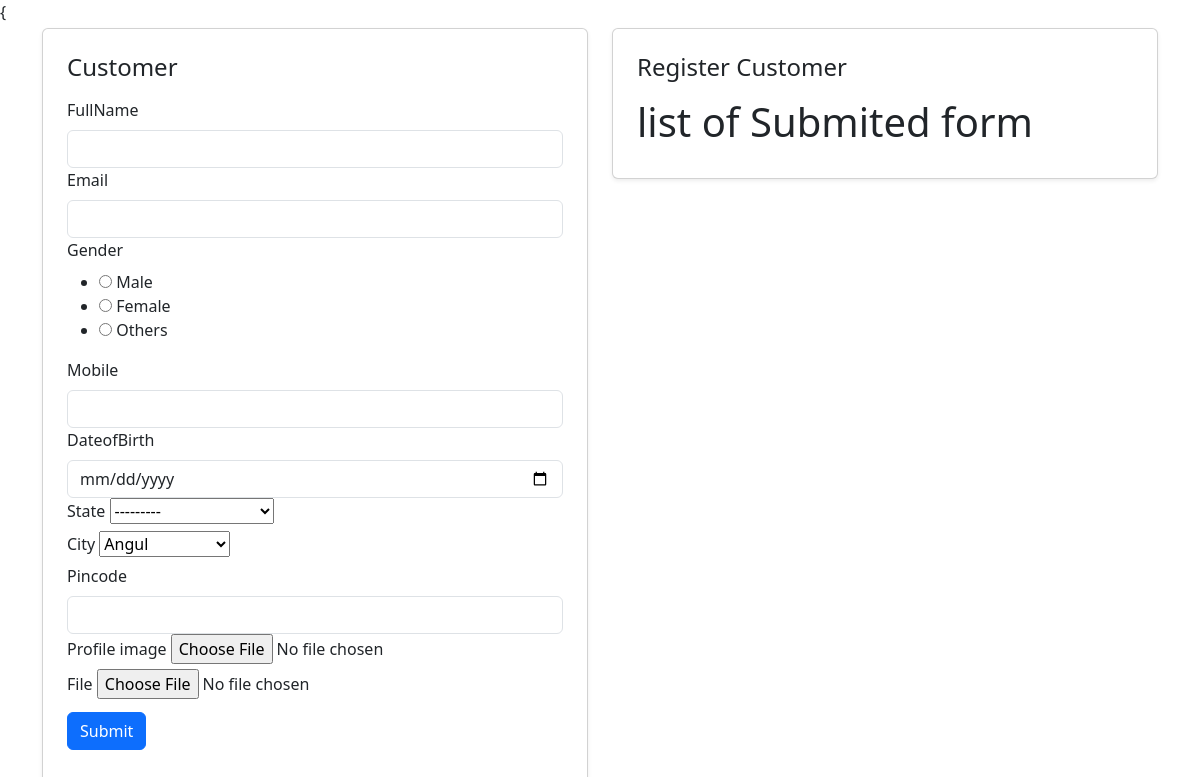
Before: / with the older database file.
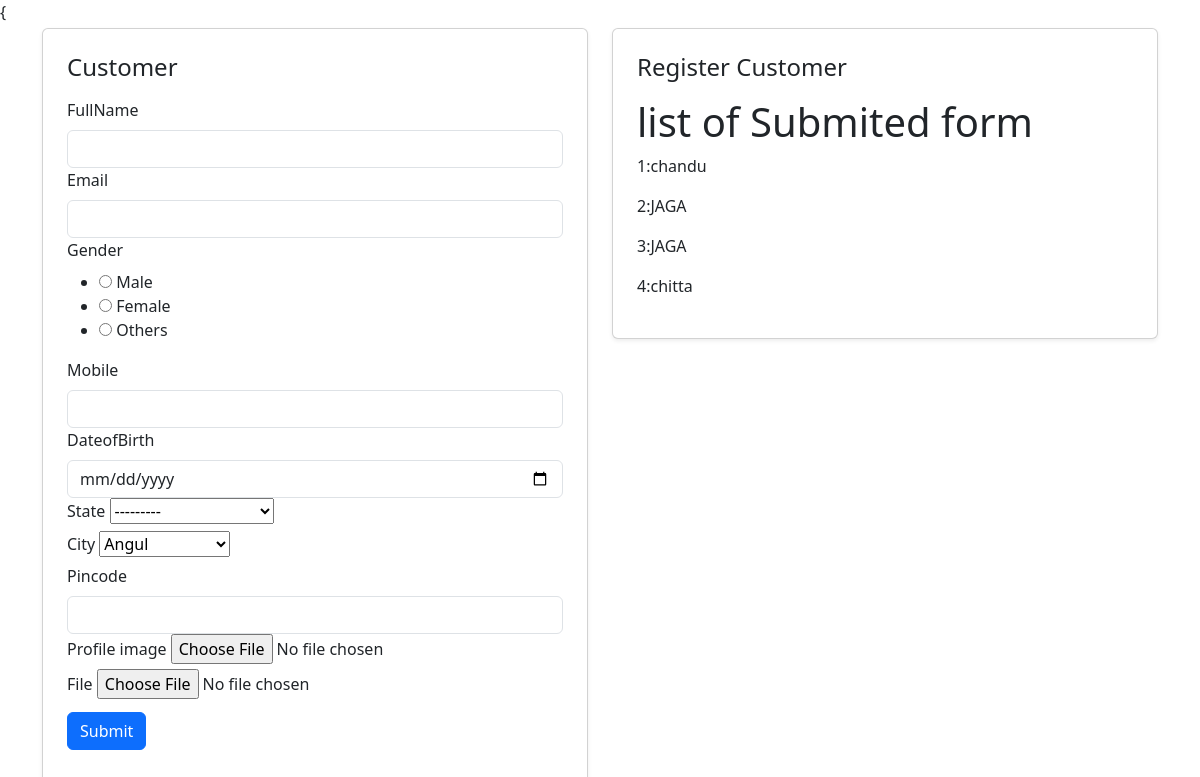
After: the same page with the newer database file.
### app/models.py (models this page shows, shortened)
class Super(models.Model):
    name = models.CharField(max_length =100)
    email = models.EmailField()
    gender = models.CharField(choices=Gender,max_length=10)
    mobile = models.CharField(max_length=10,
                              help_text='enter 10 digit mobile number',
                              validators=[RegexValidator(regex=r'^[6-9]\d{9}$')]
                              )
    dob = models.DateField(auto_now=False,auto_now_add=False)
    state = models.CharField(choices=STATE_CHOICES,max_length=50)
    city = models.CharField(max_length=50)
    pin = models.PositiveIntegerField(
        validators=[valid],
        help_text='enter 6 digit pin',)
    profile_image = models.ImageField(upload_to='profileimg',blank=True)
    file = models.FileField(upload_to='doc',blank=True)

### app/views.py (the view)
# urls.py: path('', ShowForm),
def ShowForm(request):
    cus = Super.objects.all()
    if request.method == 'POST':
        form = SuperForm(request.POST,request.FILES)
        if form.is_valid():
            form.save()
            return redirect('/')  # or redirect
    else:
        form = SuperForm()
    return render(request, 'app/home.html', {'form': form,'cus':cus})

### app/templates/app/home.html (shortened to what this page needs)
{ {% extends "app/base.html" %}}
{% block left-content %}
<form action="" method="POST" enctype="multipart/form-data" >
    <label for="{{form.name.id_for_label}}" class="form-label">{{ form.name.label }}</label>
     {{form.name}}
    <div>
        <label for="{{form.email.id_for_label}}" class="form-label">{{ form.email.label }}</label>
         {{form.email}}
    </div>
    <div>
        <label for="{{form.gender.id_for_label}}" class="form-label">{{ form.gender.label }}</label>
        {{form.gender}}
    </div>
    <div>
        <label for="{{form.mobile.id_for_label}}" class="form-label">{{ form.mobile.label }}</label>
        {{form.mobile}}
    </div>
    <div>
        <label for="{{form.dob.id_for_label}}" class="form-label">{{ form.dob.label }}</label>
        {{form.dob}}
    </div>
    <div>
        <label for="{{form.state.id_for_label}}" class="form-label">{{ form.state.label }}</label>
        {{form.state}}
    </div>
    <div>
        <label for="{{form.city.id_for_label}}" class="form-label">{{ form.city.label }}</label>
        {{form.city}}
    </div>
    <div>
        <label for="{{form.pin.id_for_label}}" class="form-label">{{ form.pin.label }}</label>
        {{form.pin}}
    </div>
    <div>
        <label for="{{form.profile_image.id_for_label}}" class="form-label">{{ form.profile_image.label }}</label>
        {{form.profile_image}}
    </div>
    <div>
        <label for="{{form.file.id_for_label}}" class="form-label">{{ form.file.label }}</label>
        {{form.file}}
    </div>
    <button type="submit" class="btn btn-primary mt-2">Submit</button>
</form>
{% endblock left-content%}
{% block right-content %}
<h1>list of Submited form</h1>
{% for i in cus%}
 <p> {{i.id}}:{{i.name}} </p>
{% endfor %}
{% endblock right-content%}

### app/templates/app/base.html (shortened to what this page needs)
<!DOCTYPE html>
<html lang="en">
<head>
    <link href="https://cdn.jsdelivr.net/npm/bootstrap@5.3.6/dist/css/bootstrap.min.css" rel="stylesheet">
</head>
<body>
<div class="container mt-1">
    <div class="row">
        <div class="col-md-6">
            <div class="card shadow-sm p-4">
                <h4 class="mb-3">Customer</h4>
                {% block left-content %} {% endblock left-content%}
            </div>
        </div>
        <div class="col-md-6">
            <div class="card shadow-sm p-4">
                <h4 class="mb-3"> Register Customer </h4>
                {% block right-content %} {% endblock right-content%}
            </div>
        </div>
    </div>
</div>
</body>
</html>

Changed rows visible on the page:
added Super: id "1", name "chandu"
added Super: id "2", name "JAGA"
added Super: id "3", name "JAGA"
added Super: id "4", name "chitta"
